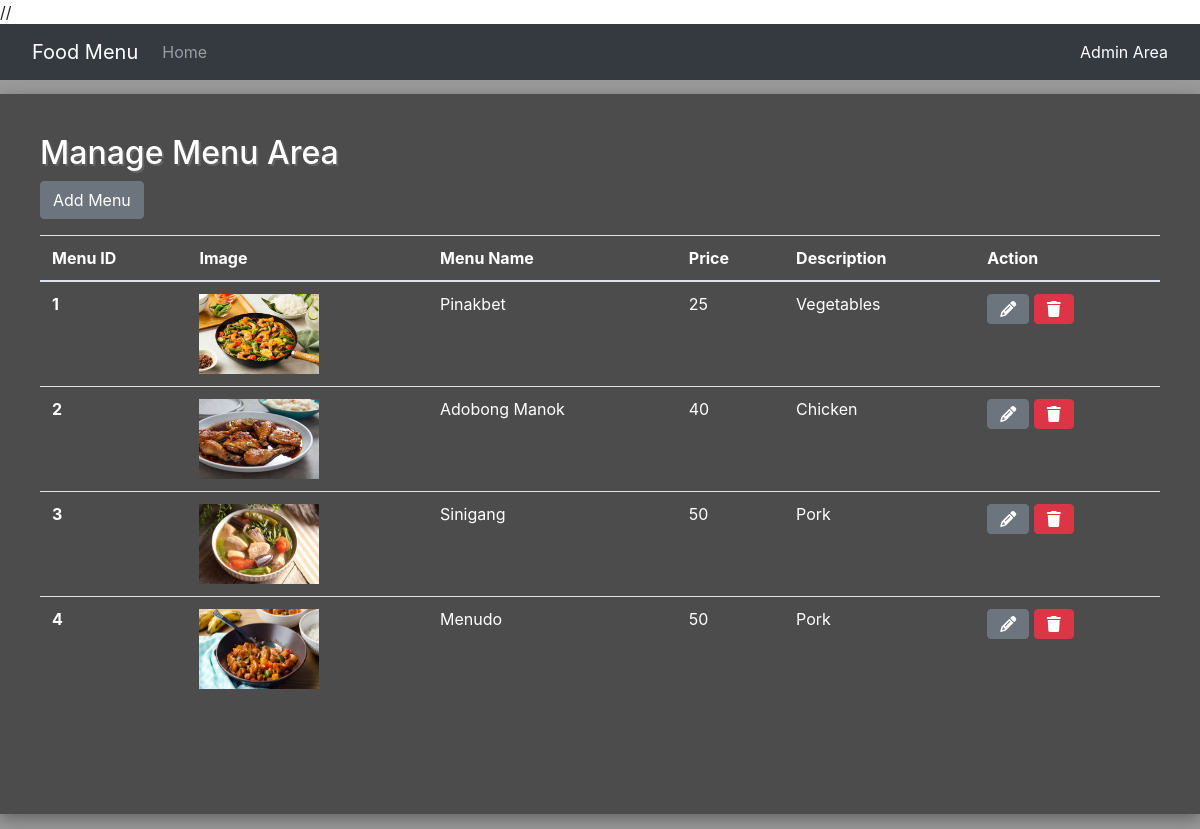
Screenshot of /TEAMPROJECT/admin.php with the database file from the repository.
### tables this page shows
CREATE TABLE `tbl_menu` (
  `tbl_menu_id` int(11) NOT NULL,
  `image` varchar(255) NOT NULL,
  `menu_name` varchar(255) NOT NULL,
  `price` int(11) NOT NULL,
  `description` text NOT NULL
);

### TEAMPROJECT/admin.php (the view, shortened to what this page needs)
//<!DOCTYPE html>
<html lang="en">
<head>
    <link rel="stylesheet" href="https://cdn.jsdelivr.net/npm/bootstrap@4.6.2/dist/css/bootstrap.min.css">
    <link rel="stylesheet" href="https://cdnjs.cloudflare.com/ajax/libs/font-awesome/6.5.1/css/all.min.css" />
</head>
<body>
<nav class="navbar navbar-expand-lg navbar-dark bg-dark" id="navbar-header">
        <a class="navbar-brand ml-3" href="#">Food Menu</a>
        <div class="collapse navbar-collapse" id="navbarNav">
            <ul class="navbar-nav">
                <li class="nav-item">
                    <a class="nav-link" href="./index.php">Home</a>
                </li>
            </ul>
            <a class="nav-link ml-auto" href="./admin.php" style="color: rgb(255, 255, 255);">Admin Area</a>
        </div>
    </nav>
    <div class="main">
        <div class="manage-menu-container">
            <h2>Manage Menu Area</h2>
            <div class="menu-container">
                <button type="button" class="btn btn-secondary" data-toggle="modal" data-target="#addMenuModal">Add Menu</button>
                <table class="table table mt-3">
                    <thead>
                        <tr>
                            <th>Menu ID</th>
                            <th>Image</th>
                            <th>Menu Name</th>
                            <th>Price</th>
                            <th>Description</th>
                            <th>Action</th>
                        </tr>
                    </thead>
                    <tbody>
                        <?php
                            include('conn/conn.php');
                            $stmt = $conn->prepare("SELECT * FROM `tbl_menu`");
                            $stmt->execute();
                            $result = $stmt->fetchAll();
                            foreach($result as $row) {
                                $menuID = $row['tbl_menu_id'];
                                $image = $row['image'];
                                $menuName = $row['menu_name'];
                                $price = $row['price'];
                                $description = $row['description'];
                                ?>
                                <tr>
                                    <th id="menuID-<?= $menuID ?>"><?= $menuID ?></th>
                                    <td id="image-<?= $menuID ?>"><img src="images/<?php echo $image ?>" class="img-fluid" style="height: 80px; width:120px;" alt=""></td>
                                    <td id="menuName-<?= $menuID ?>"><?= $menuName ?></td>
                                    <td id="price-<?= $menuID ?>"><?= $price ?></td>
                                    <td id="description-<?= $menuID ?>"><?= $description ?></td>
                                    <td>
                                        <button type="submit" class="btn btn-secondary" onclick="updateMenu('<?= $menuID ?>')"><i class="fa-solid fa-pencil"></i></button>
                                        <button type="button" class="btn btn-danger" onclick="deleteMenu('<?= $menuID ?>')"><i class="fa-solid fa-trash"></i></button>
                                    </td>
                                </tr>
                                <?php
                            }
                        ?>
                    </tbody>
                </table>
            </div>
        </div>
    </div>
</body>
</html>

### TEAMPROJECT/admin.php (style rules this page uses)
html { scroll-behavior: smooth; }
body { background-image: url('https://images.unsplash.com/photo-1495195129352-aeb325a55b65?q=80&w=2076&auto=format&fit=crop&ixlib=rb-4.0.3&ixid=M3wxMjA3fDB8MHxwaG90by1wYWdlfHx8fGVufDB8fHx8fA%3D%3D'); background-repeat: no-repeat; background-size: cover; background-attachment: fixed; }
.main { display: flex; justify-content: center; align-items: center; height: 93.6vh; background-color: rgba(0, 0, 0, 0.4); }
.manage-menu-container { display: flex; flex-direction: column; width: 1200px; height: 720px; box-shadow: rgba(0, 0, 0, 0.35) 0px 5px 15px; padding: 40px; background-color: rgba(0, 0, 0, 0.5); }
.manage-menu-container > h2 { color: rgb(255, 255, 255); text-shadow: 2px 2px rgb(100, 100, 100); }
table { color: rgb(255, 255, 255) !important; }

### rows the page displays
tbl_menu: tbl_menu_id "1", image (picture), menu_name "Pinakbet", price "25", description "Vegetables"
tbl_menu: tbl_menu_id "2", image (picture), menu_name "Adobong Manok", price "40", description "Chicken"
tbl_menu: tbl_menu_id "3", image (picture), menu_name "Sinigang", price "50", description "Pork"
tbl_menu: tbl_menu_id "4", image (picture), menu_name "Menudo", price "50", description "Pork"
